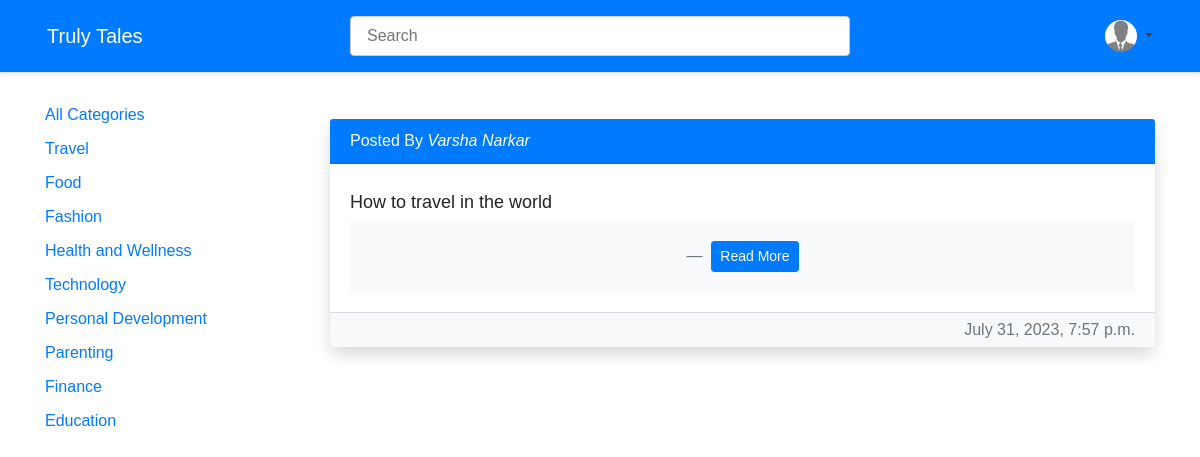
The page /filter_by_category/1/ (signed in) on the database its author committed.
### src/models.py (models this page shows, shortened)
class blog_category(models.Model):
    category = models.CharField(max_length=50)

class blog(models.Model):
    user = models.ForeignKey(user_profile, on_delete=models.CASCADE, related_name='my_blogs')
    title = models.CharField(max_length=100)
    description = HTMLField()
    category = models.ForeignKey(blog_category, on_delete=models.CASCADE, related_name='blog_cat')
    is_verified = models.BooleanField(default=False)
    date = models.DateTimeField(auto_now=True)

class user_profile(models.Model):
    user = models.ForeignKey(User, on_delete=models.CASCADE)
    name = models.CharField(max_length=100)
    phone = models.CharField(max_length=25)
    email = models.EmailField(max_length=100)
    image = models.FileField(upload_to="Profile", default="default.png")
    created_at = models.DateTimeField(auto_now_add=True)
    updated_at = models.DateTimeField(auto_now=True)

### src/views.py (the view)
# urls.py: path('filter_by_category/<int:id>/', filter_by_category, name="filter_by_category"),
def filter_by_category(request, id):
    context = {}
    all_blogs = blog.objects.filter(category__id=id)
    if request.user.is_authenticated:
        context['bloger'] = user_profile.objects.filter(user=request.user).first()
    context['all_blogs'] = all_blogs
    context['all_categories'] = blog_category.objects.all()
    return render(request, 'home.html', context)

### src/templates/home.html (shortened to what this page needs)
{% extends 'base.html' %}
{% block content %}
    <div class="container">
        <div class="row justify-content-center mt-3">
            <div class="col-md-3">
                <div class="category-filter">
                    <ul class="category-list">
                        <li class="category-list-item">
                            <a href="/" class="category-list-link">All Categories</a>
                        </li>
                        {% for category in all_categories %}
                            <li class="category-list-item">
                                <a href="{% url 'filter_by_category' category.id %}"
                                   class="category-list-link">{{ category.category }}</a>
                            </li>
                        {% endfor %}
                    </ul>
                </div>
            </div>
            <div class="col-md-9">
                <div class="row">
                    {% for m in all_blogs %}
                        <div class="col-md-12">
                            <div class="card mt-3 mb-3 shadow">
                                <div class="card-header">
                                    Posted By <cite title="Source Title">{{ m.user.name }}</cite>
                                </div>
                                <div class="card-body">
                                    <blockquote class="blockquote mb-0">
                                        <p>{{ m.title }}</p>
                                        <footer class="blockquote-footer">
                                            <a href="{% url 'blog_view' m.id %}" class="btn btn-sm btn-primary">Read
                                                More</a>
                                        </footer>
                                    </blockquote>
                                </div>
                                <div class="card-footer text-muted">
                                    {{ m.date }}
                                </div>
                            </div>
                        </div>
                        {% empty %}
                        <h2>No data Found</h2>
                    {% endfor %}
                </div>
            </div>
        </div>
    </div>
{% endblock %}

### src/templates/base.html (style rules this page uses)
body { font-family: 'Arial', sans-serif; }
footer { background-color: #f8f9fa; padding: 20px 0; text-align: center; }

### src/templates/home.html (style rules this page uses)
.container { margin-top: 30px; }
.card { border: none; border-radius: 10px; box-shadow: 0 2px 5px rgba(0, 0, 0, 0.1); margin: 20px 0; transition: box-shadow 0.3s ease; }
.card-header { background-color: #007bff; color: #fff; border-radius: 10px 10px 0 0; padding: 10px 20px; }
.card-body p { font-size: 18px; margin: 5px 0; }
.card-footer { background-color: #f8f9fa; border-radius: 0 0 10px 10px; text-align: right; padding: 5px 20px; }
.category-filter { display: flex; margin-bottom: 20px; }
.category-list { flex: 1; list-style: none; padding: 0; margin: 0; }
.category-list-item { margin-bottom: 10px; }
.category-list-link { color: #007bff; text-decoration: none; transition: color 0.3s ease; }

### rows shown on the page
blog_category: category "Travel"
blog_category: category "Food"
blog_category: category "Fashion"
blog_category: category "Health and Wellness"
blog_category: category "Technology"
blog_category: category "Personal Development"
blog_category: category "Parenting"
blog_category: category "Finance"
blog_category: category "Education"
blog: user.name "Varsha Narkar", title "How to travel in the world", date "July 31, 2023, 7:57 p.m."
